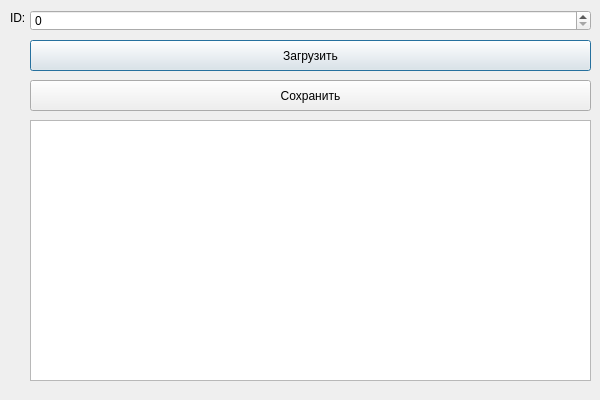
<?xml version="1.0" encoding="UTF-8"?>
<ui version="4.0">
 <class>addEditCoffeeForm</class>
 <widget class="QDialog" name="addEditCoffeeForm">
  <property name="geometry">
   <rect>
    <x>0</x>
    <y>0</y>
    <width>600</width>
    <height>400</height>
   </rect>
  </property>
  <property name="minimumSize">
   <size>
    <width>600</width>
    <height>400</height>
   </size>
  </property>
  <property name="maximumSize">
   <size>
    <width>600</width>
    <height>400</height>
   </size>
  </property>
  <property name="windowTitle">
   <string>add/change data</string>
  </property>
  <widget class="QLabel" name="label">
   <property name="geometry">
    <rect>
     <x>10</x>
     <y>10</y>
     <width>31</width>
     <height>16</height>
    </rect>
   </property>
   <property name="text">
    <string>ID:</string>
   </property>
  </widget>
  <widget class="QSpinBox" name="spinBox">
   <property name="geometry">
    <rect>
     <x>30</x>
     <y>10</y>
     <width>561</width>
     <height>21</height>
    </rect>
   </property>
  </widget>
  <widget class="QPushButton" name="pushButton">
   <property name="geometry">
    <rect>
     <x>30</x>
     <y>40</y>
     <width>561</width>
     <height>31</height>
    </rect>
   </property>
   <property name="text">
    <string>Загрузить</string>
   </property>
  </widget>
  <widget class="QPushButton" name="pushButton_2">
   <property name="geometry">
    <rect>
     <x>30</x>
     <y>80</y>
     <width>561</width>
     <height>31</height>
    </rect>
   </property>
   <property name="text">
    <string>Сохранить</string>
   </property>
  </widget>
  <widget class="QTableWidget" name="tableWidget">
   <property name="geometry">
    <rect>
     <x>30</x>
     <y>120</y>
     <width>561</width>
     <height>261</height>
    </rect>
   </property>
  </widget>
 </widget>
 <resources/>
 <connections/>
</ui>
